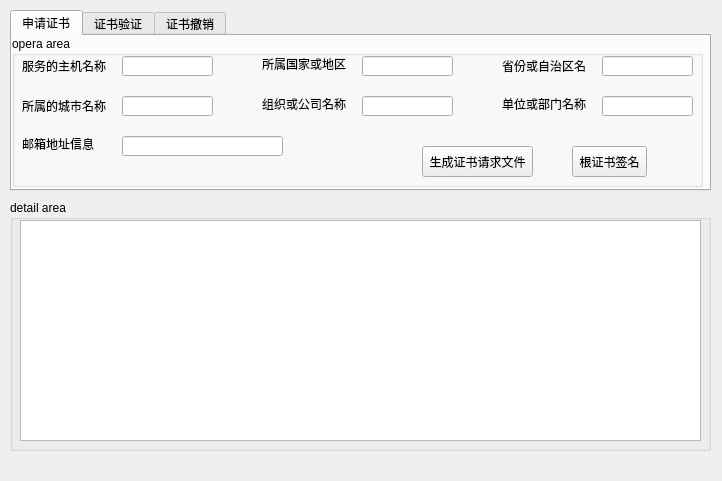
<?xml version="1.0" encoding="UTF-8"?>
<ui version="4.0">
 <class>MainWindow</class>
 <widget class="QMainWindow" name="MainWindow">
  <property name="geometry">
   <rect>
    <x>0</x>
    <y>0</y>
    <width>722</width>
    <height>481</height>
   </rect>
  </property>
  <property name="windowTitle">
   <string>OpensslCA</string>
  </property>
  <widget class="QWidget" name="centralWidget">
   <widget class="QGroupBox" name="groupBox_2">
    <property name="geometry">
     <rect>
      <x>10</x>
      <y>200</y>
      <width>701</width>
      <height>251</height>
     </rect>
    </property>
    <property name="title">
     <string>detail area</string>
    </property>
    <widget class="QTextEdit" name="textEdit">
     <property name="enabled">
      <bool>true</bool>
     </property>
     <property name="geometry">
      <rect>
       <x>10</x>
       <y>20</y>
       <width>681</width>
       <height>221</height>
      </rect>
     </property>
     <property name="readOnly">
      <bool>true</bool>
     </property>
    </widget>
   </widget>
   <widget class="QTabWidget" name="tabWidget">
    <property name="geometry">
     <rect>
      <x>10</x>
      <y>10</y>
      <width>701</width>
      <height>181</height>
     </rect>
    </property>
    <property name="currentIndex">
     <number>0</number>
    </property>
    <widget class="QWidget" name="tab">
     <attribute name="title">
      <string>申请证书</string>
     </attribute>
     <widget class="QGroupBox" name="groupBox">
      <property name="geometry">
       <rect>
        <x>0</x>
        <y>0</y>
        <width>691</width>
        <height>151</height>
       </rect>
      </property>
      <property name="title">
       <string>opera area</string>
      </property>
      <widget class="QLabel" name="label">
       <property name="geometry">
        <rect>
         <x>10</x>
         <y>20</y>
         <width>91</width>
         <height>20</height>
        </rect>
       </property>
       <property name="text">
        <string>服务的主机名称</string>
       </property>
      </widget>
      <widget class="QLineEdit" name="lineEdit">
       <property name="geometry">
        <rect>
         <x>110</x>
         <y>20</y>
         <width>91</width>
         <height>20</height>
        </rect>
       </property>
      </widget>
      <widget class="QLabel" name="label_2">
       <property name="geometry">
        <rect>
         <x>250</x>
         <y>20</y>
         <width>91</width>
         <height>16</height>
        </rect>
       </property>
       <property name="text">
        <string>所属国家或地区</string>
       </property>
      </widget>
      <widget class="QLineEdit" name="lineEdit_2">
       <property name="geometry">
        <rect>
         <x>350</x>
         <y>20</y>
         <width>91</width>
         <height>20</height>
        </rect>
       </property>
      </widget>
      <widget class="QLabel" name="label_3">
       <property name="geometry">
        <rect>
         <x>250</x>
         <y>60</y>
         <width>91</width>
         <height>16</height>
        </rect>
       </property>
       <property name="text">
        <string>组织或公司名称</string>
       </property>
      </widget>
      <widget class="QLineEdit" name="lineEdit_3">
       <property name="geometry">
        <rect>
         <x>590</x>
         <y>20</y>
         <width>91</width>
         <height>20</height>
        </rect>
       </property>
      </widget>
      <widget class="QLabel" name="label_4">
       <property name="geometry">
        <rect>
         <x>490</x>
         <y>60</y>
         <width>91</width>
         <height>16</height>
        </rect>
       </property>
       <property name="text">
        <string>单位或部门名称</string>
       </property>
      </widget>
      <widget class="QLineEdit" name="lineEdit_4">
       <property name="geometry">
        <rect>
         <x>110</x>
         <y>60</y>
         <width>91</width>
         <height>20</height>
        </rect>
       </property>
      </widget>
      <widget class="QPushButton" name="pushButton">
       <property name="geometry">
        <rect>
         <x>410</x>
         <y>110</y>
         <width>111</width>
         <height>31</height>
        </rect>
       </property>
       <property name="text">
        <string>生成证书请求文件</string>
       </property>
      </widget>
      <widget class="QLabel" name="label_5">
       <property name="geometry">
        <rect>
         <x>490</x>
         <y>20</y>
         <width>91</width>
         <height>20</height>
        </rect>
       </property>
       <property name="text">
        <string>省份或自治区名</string>
       </property>
      </widget>
      <widget class="QLabel" name="label_6">
       <property name="geometry">
        <rect>
         <x>10</x>
         <y>60</y>
         <width>91</width>
         <height>20</height>
        </rect>
       </property>
       <property name="text">
        <string>所属的城市名称</string>
       </property>
      </widget>
      <widget class="QLineEdit" name="lineEdit_5">
       <property name="geometry">
        <rect>
         <x>350</x>
         <y>60</y>
         <width>91</width>
         <height>20</height>
        </rect>
       </property>
      </widget>
      <widget class="QLineEdit" name="lineEdit_6">
       <property name="geometry">
        <rect>
         <x>590</x>
         <y>60</y>
         <width>91</width>
         <height>20</height>
        </rect>
       </property>
      </widget>
      <widget class="QLabel" name="label_7">
       <property name="geometry">
        <rect>
         <x>10</x>
         <y>100</y>
         <width>91</width>
         <height>16</height>
        </rect>
       </property>
       <property name="text">
        <string>邮箱地址信息</string>
       </property>
      </widget>
      <widget class="QLineEdit" name="lineEdit_7">
       <property name="geometry">
        <rect>
         <x>110</x>
         <y>100</y>
         <width>161</width>
         <height>20</height>
        </rect>
       </property>
      </widget>
      <widget class="QPushButton" name="pushButton_2">
       <property name="geometry">
        <rect>
         <x>560</x>
         <y>110</y>
         <width>75</width>
         <height>31</height>
        </rect>
       </property>
       <property name="text">
        <string>根证书签名</string>
       </property>
      </widget>
     </widget>
    </widget>
    <widget class="QWidget" name="tab_2">
     <attribute name="title">
      <string>证书验证</string>
     </attribute>
    </widget>
    <widget class="QWidget" name="tab_3">
     <attribute name="title">
      <string>证书撤销</string>
     </attribute>
    </widget>
   </widget>
  </widget>
  <widget class="QMenuBar" name="menuBar">
   <property name="geometry">
    <rect>
     <x>0</x>
     <y>0</y>
     <width>722</width>
     <height>23</height>
    </rect>
   </property>
  </widget>
 </widget>
 <layoutdefault spacing="6" margin="11"/>
 <resources/>
 <connections/>
</ui>
